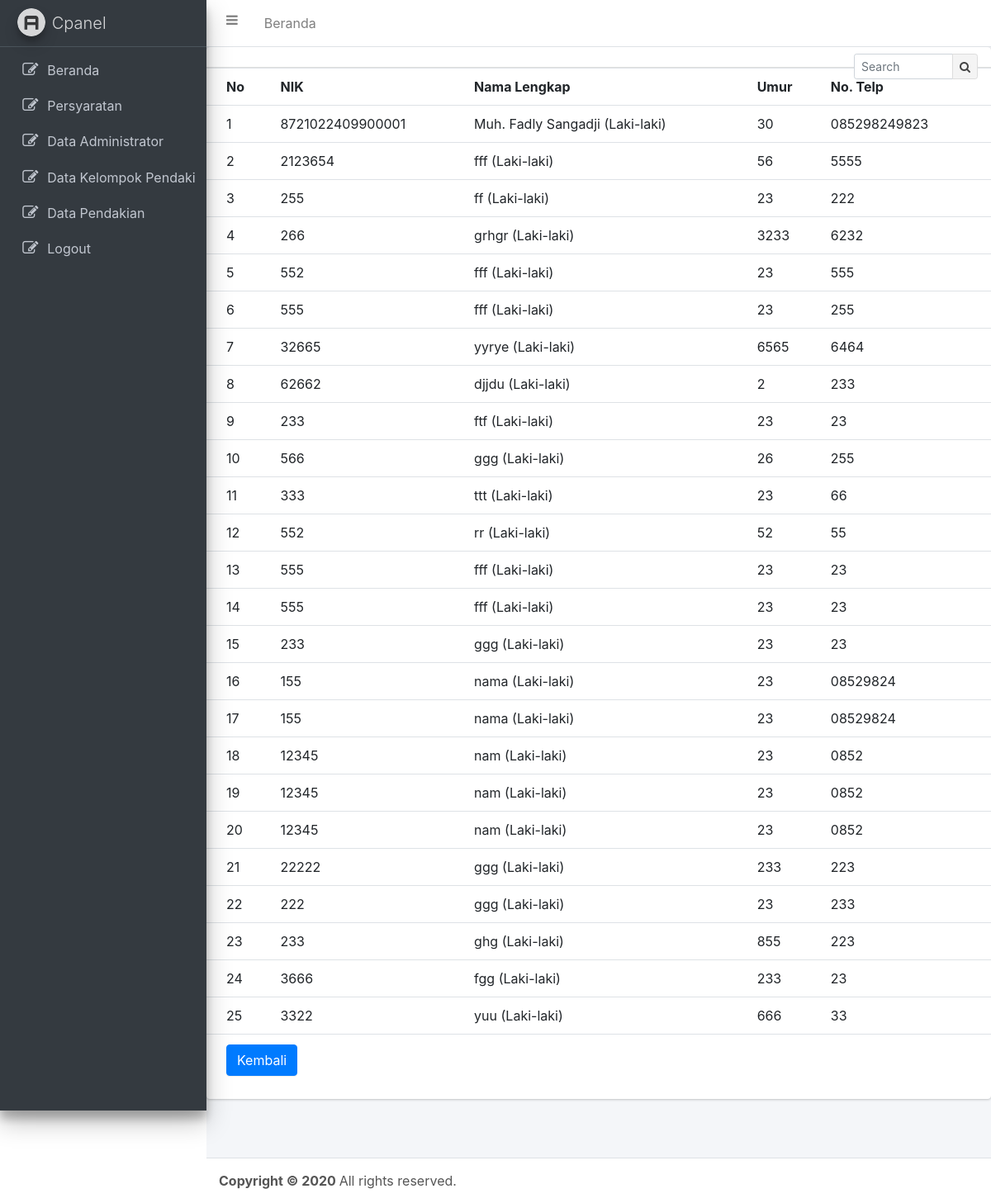
The page /admin/?page=pendakian&d=9 (signed in) on the database its author committed.
### tables this page shows
CREATE TABLE `tbl_pendaki` (
  `id_pendaki` int(5) NOT NULL,
  `id_kelompok` int(5) NOT NULL,
  `nik` varchar(20) NOT NULL,
  `nama_lengkap` varchar(50) NOT NULL,
  `jenis_kelamin` varchar(30) NOT NULL,
  `umur` varchar(30) NOT NULL,
  `no_telp` varchar(14) NOT NULL
);

### config/db.php (called while the page is built, shortened)
<?php
class Project {
    function connect(){
        $conn = "";
        try{
            $conn = new PDO("mysql:host=".self::DB_SERVER."; dbname=".self::DB_NAME."", self::DB_USER, self::DB_PASS);
            $conn->setAttribute(PDO::ATTR_ERRMODE, PDO::ERRMODE_EXCEPTION);
        }catch(PDOException $e){
            die('error: '.$e->getMessage());
        }
        return $this->pdo = $conn;
    }
}
$db = new Project;
?>

### admin/main/pendakian.php (the view, shortened to what this page needs)
<div class="card">
  <div class="card-header">
    <div class="card-tools">
      <div class="input-group input-group-sm" style="width: 150px;">
        <input type="text" name="table_search" onkeyup="myFunction()" id="myInput" class="form-control float-right" placeholder="Search">
        <div class="input-group-append">
          <button type="submit" class="btn btn-default"><i class="fa fa-search"></i></button>
        </div>
      </div>
    </div>
  </div>
  <?php
    if(isset($_GET['h'])){
        if(isset($_GET['id'])){
            $del = $db->pdo->prepare("delete from tbl_temp where id_temp = '".$_GET['id']."'");
            $del->execute();
            echo "<script>location.href='?page=pendakian&h=".$_GET['h']."'</script>";
        }
        ?>
        <div class="card-body table-responsive p-0">
        <form method="post" action="">
        <table class="table table-hover" id="myTable">
          <tr><th>No</th><th>Tanggal Pendakian</th><th>Aksi</th></tr>
          <?php
              $l = $db->pdo->prepare("select * from tbl_kelompok, tbl_temp
                                      where tbl_kelompok.id_kelompok = tbl_temp.id_kelompok
                                      order by 1 asc");
              $l->execute();
              $no=1;
              while($rl = $l->fetch()){
                  echo "<tr><td>".$no."</td><td>".$rl['tanggal_pendakian']."<br />";
                  $a = $db->pdo->prepare("select * from tbl_pendaki where id_kelompok = '".$rl['id_kelompok']."'");
                  $a->execute();
                  echo "<small>Jumlah Anggota: ".$a->rowCount()." Org</small></td>";
                  echo "<td><a href='?page=pendakian&h=".$_GET['h']."&id=".$rl['id_temp']."'>Hapus</a></td></tr>";
                  $no++;
              }
          ?>
          <tr><th colspan="100"><a href='./?page=pendakian' class="btn btn-primary">Kembali</a></th></tr>
        </table>
      </form>
      </div>
        <?php
    }elseif(isset($_GET['d'])){
        ?>
        <div class="card-body table-responsive p-0">
        <form method="post" action="">
        <table class="table table-hover" id="myTable">
          <tr><th>No</th><th>NIK</th><th>Nama Lengkap</th><th>Umur</th><th>No. Telp</th></tr>
          <?php
              $l = $db->pdo->prepare("select * from tbl_pendaki
                                      where id_kelompok = '".$_GET['d']."'
                                      order by 1 asc");
              $l->execute();
              $no=1;
              while($rl = $l->fetch()){
                  echo "<tr><td>".$no."</td><td>".$rl['nik']."</td>";
                  echo "<td>".$rl['nama_lengkap']." (".$rl['jenis_kelamin'].")</td>";
                  echo "<td>".$rl['umur']."</td><td>".$rl['no_telp']."</td></tr>";
                  $no++;
              }
          ?>
          <tr><th colspan="100"><a href='./?page=pendakian' class="btn btn-primary">Kembali</a></th></tr>
        </table>
      </form>
      </div>
        <?php
    }
  ?>
</div>

### admin/index.php (shortened to what this page needs)
<?php
    include "../config/db.php";
?>
<html>
<head>
  <link rel="stylesheet" href="plugins/bootstrap/css/bootstrap.min.css"/>
  <link rel="stylesheet" href="plugins/datepicker/datepicker3.css"/>
  <link rel="stylesheet" href="plugins/font-awesome/css/font-awesome.min.css">
  <link rel="stylesheet" href="dist/css/adminlte.min.css">
  <link rel="stylesheet" href="plugins/iCheck/flat/blue.css">
  <link rel="stylesheet" href="plugins/morris/morris.css">
  <link rel="stylesheet" href="plugins/jvectormap/jquery-jvectormap-1.2.2.css">
  <link rel="stylesheet" href="plugins/datepicker/datepicker3.css">
  <link rel="stylesheet" href="plugins/daterangepicker/daterangepicker-bs3.css">
  <link rel="stylesheet" href="plugins/bootstrap-wysihtml5/bootstrap3-wysihtml5.min.css">
</head>
<body class="hold-transition sidebar-mini">
<div class="wrapper">
  <nav class="main-header navbar navbar-expand bg-white navbar-light border-bottom">
    <ul class="navbar-nav">
      <li class="nav-item">
        <a class="nav-link" data-widget="pushmenu" href="#"><i class="fa fa-bars"></i></a>
      </li>
      <li class="nav-item d-none d-sm-inline-block">
        <a href="index.php" class="nav-link">Beranda</a>
      </li>
    </ul>
  </nav>
  <aside class="main-sidebar sidebar-dark-primary elevation-4">
    <a href="index.php" class="brand-link">
      <img src="dist/img/AdminLTELogo.png" alt="AdminLTE Logo" class="brand-image img-circle elevation-3"
           style="opacity: .8">
      <span class="brand-text font-weight-light">Cpanel</span>
    </a>
    <div class="sidebar">
      <nav class="mt-2">
        <ul class="nav nav-pills nav-sidebar flex-column" data-widget="treeview" role="menu" data-accordion="false">
          <li class="nav-item has-treeview">
             <a href="./index.php" class="nav-link">
               <i class="nav-icon fa fa-edit"></i>
               <p>Beranda</p>
             </a>
           </li>
           <li class="nav-item has-treeview">
            <a href="./?page=persyaratan" class="nav-link">
              <i class="nav-icon fa fa-edit"></i>
              <p>Persyaratan</p>
            </a>
          </li>
          <li class="nav-item has-treeview">
            <a href="./?page=admin" class="nav-link">
              <i class="nav-icon fa fa-edit"></i>
              <p>Data Administrator</p>
            </a>
          </li>
          <li class="nav-item has-treeview">
            <a href="./?page=pendaki" class="nav-link">
              <i class="nav-icon fa fa-edit"></i>
              <p>Data Kelompok Pendaki</p>
            </a>
          </li>
          <li class="nav-item has-treeview">
            <a href="./?page=pendakian" class="nav-link">
              <i class="nav-icon fa fa-edit"></i>
              <p>Data Pendakian</p>
            </a>
          </li>
          <li class="nav-item has-treeview">
            <a href="./?page=logout" onclick="return confirm('Apakah anda yakin?')" class="nav-link">
              <i class="nav-icon fa fa-edit"></i>
              <p>Logout</p>
            </a>
          </li>
        </ul>
      </nav>
    </div>
  </aside>
  <div class="content-wrapper">
    <?php
        if(isset($_GET['page']) && ($_GET['page'] == "admin")){
            include "./main/admin.php";
        }elseif(isset($_GET['page']) && ($_GET['page'] == "persyaratan")){
            include "./main/persyaratan.php";
        }elseif(isset($_GET['page']) && ($_GET['page'] == "pendaki")){
            include "./main/pendaki.php";
        }elseif(isset($_GET['page']) && ($_GET['page'] == "pendakian")){
            include "./main/pendakian.php";
        }elseif(isset($_GET['page']) && ($_GET['page'] == "m-panel")){
            include "./main/m-panel.php";
        }elseif(isset($_GET['page']) && ($_GET['page'] == "lokasi")){
            include "./main/lokasi.php";
        }elseif(isset($_GET['page']) && ($_GET['page'] == "notif")){
            include "./main/notif-p.php";
        }elseif(isset($_GET['page']) && ($_GET['page'] == "logout")){
            unset($_SESSION['authid']);
			      echo "<script>location.href='./index.php'</script>";
        }else{
            include "welcome.php";
        }
    ?>
  </div>
  <footer class="main-footer">
    <strong>Copyright &copy; <?php echo date("Y"); ?> </strong>
    All rights reserved.
  </footer>
</div>
</body>
</html>

### rows shown on the page
tbl_pendaki: nik "8721022409900001", nama_lengkap "Muh. Fadly Sangadji", jenis_kelamin "Laki-laki", umur "30", no_telp "085298249823"
tbl_pendaki: nik "2123654", nama_lengkap "fff", jenis_kelamin "Laki-laki", umur "56", no_telp "5555"
tbl_pendaki: nik "255", nama_lengkap "ff", jenis_kelamin "Laki-laki", umur "23", no_telp "222"
tbl_pendaki: nik "266", nama_lengkap "grhgr", jenis_kelamin "Laki-laki", umur "3233", no_telp "6232"
tbl_pendaki: nik "552", nama_lengkap "fff", jenis_kelamin "Laki-laki", umur "23", no_telp "555"
tbl_pendaki: nik "555", nama_lengkap "fff", jenis_kelamin "Laki-laki", umur "23", no_telp "255"
tbl_pendaki: nik "32665", nama_lengkap "yyrye", jenis_kelamin "Laki-laki", umur "6565", no_telp "6464"
tbl_pendaki: nik "62662", nama_lengkap "djjdu", jenis_kelamin "Laki-laki", umur "2", no_telp "233"
tbl_pendaki: nik "233", nama_lengkap "ftf", jenis_kelamin "Laki-laki", umur "23", no_telp "23"
tbl_pendaki: nik "566", nama_lengkap "ggg", jenis_kelamin "Laki-laki", umur "26", no_telp "255"
tbl_pendaki: nik "333", nama_lengkap "ttt", jenis_kelamin "Laki-laki", umur "23", no_telp "66"
tbl_pendaki: nik "552", nama_lengkap "rr", jenis_kelamin "Laki-laki", umur "52", no_telp "55"
tbl_pendaki: nik "555", nama_lengkap "fff", jenis_kelamin "Laki-laki", umur "23", no_telp "23"
tbl_pendaki: nik "555", nama_lengkap "fff", jenis_kelamin "Laki-laki", umur "23", no_telp "23"
tbl_pendaki: nik "233", nama_lengkap "ggg", jenis_kelamin "Laki-laki", umur "23", no_telp "23"
tbl_pendaki: nik "155", nama_lengkap "nama", jenis_kelamin "Laki-laki", umur "23", no_telp "08529824"
tbl_pendaki: nik "155", nama_lengkap "nama", jenis_kelamin "Laki-laki", umur "23", no_telp "08529824"
tbl_pendaki: nik "12345", nama_lengkap "nam", jenis_kelamin "Laki-laki", umur "23", no_telp "0852"
tbl_pendaki: nik "12345", nama_lengkap "nam", jenis_kelamin "Laki-laki", umur "23", no_telp "0852"
tbl_pendaki: nik "12345", nama_lengkap "nam", jenis_kelamin "Laki-laki", umur "23", no_telp "0852"
tbl_pendaki: nik "22222", nama_lengkap "ggg", jenis_kelamin "Laki-laki", umur "233", no_telp "223"
tbl_pendaki: nik "222", nama_lengkap "ggg", jenis_kelamin "Laki-laki", umur "23", no_telp "233"
tbl_pendaki: nik "233", nama_lengkap "ghg", jenis_kelamin "Laki-laki", umur "855", no_telp "223"
tbl_pendaki: nik "3666", nama_lengkap "fgg", jenis_kelamin "Laki-laki", umur "233", no_telp "23"
tbl_pendaki: nik "3322", nama_lengkap "yuu", jenis_kelamin "Laki-laki", umur "666", no_telp "33"
